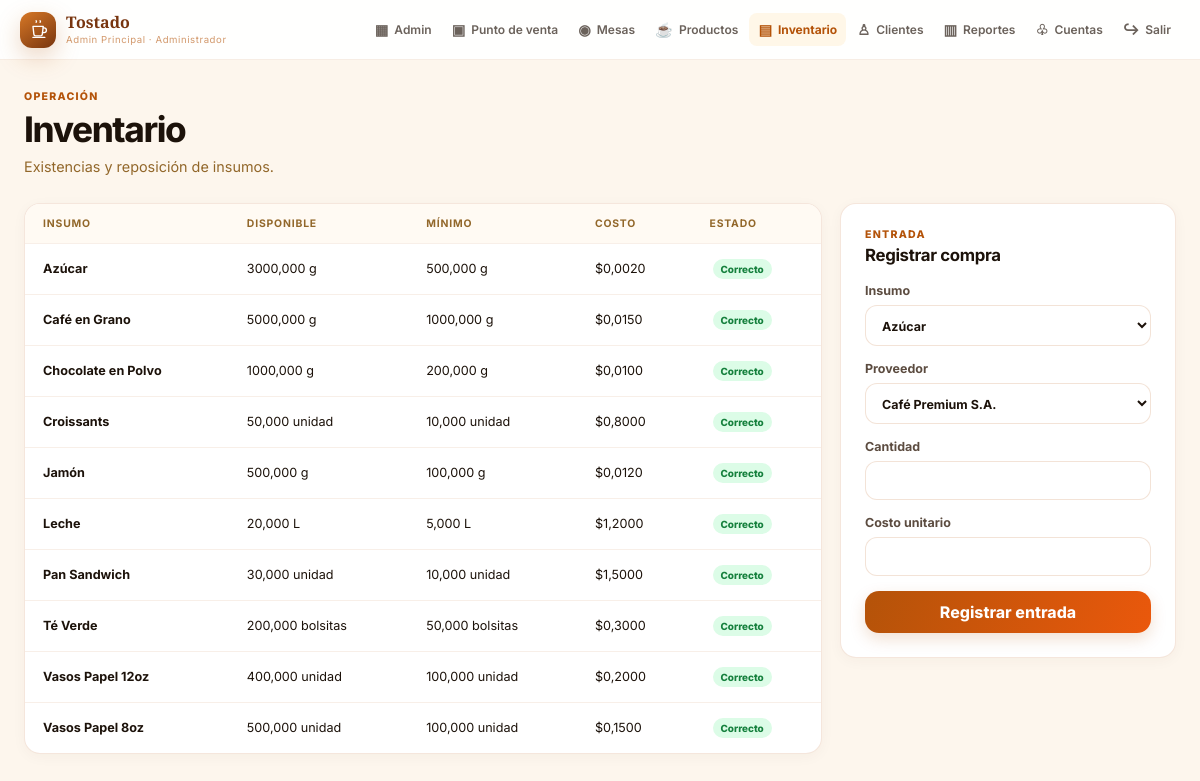
/inventario/ (signed in), run on the app's committed database.
### cafeteria/models.py (models this page shows, shortened)
class Empleado(models.Model):
    class Rol(models.TextChoices):
        ADMINISTRADOR = "administrador", "Administrador"
        CAJERO = "cajero", "Cajero"
        BARISTA = "barista", "Barista"
    usuario = models.OneToOneField(User, on_delete=models.CASCADE, related_name="empleado")
    nombre = models.CharField(max_length=120)
    rol = models.CharField(max_length=20, choices=Rol.choices)

class Insumo(models.Model):
    nombre = models.CharField(max_length=120)
    cantidad = models.DecimalField(max_digits=12, decimal_places=3, default=0)
    unidad = models.CharField(max_length=30)
    nivel_minimo = models.DecimalField(max_digits=12, decimal_places=3, default=0)
    costo = models.DecimalField(max_digits=12, decimal_places=4, default=0)
    @property
    def bajo_stock(self):
        return self.cantidad <= self.nivel_minimo

### cafeteria/views.py (the view, shortened to what this page needs)
# urls.py: path("inventario/", views.inventario, name="inventario"),
@roles_permitidos(ADMIN)
@require_http_methods(["GET", "POST"])
def inventario(request):
    return render(
        request,
        "cafeteria/inventario.html",
        {
            "insumos": Insumo.objects.all().order_by("nombre"),
            "proveedores": Proveedor.objects.all().order_by("nombre"),
        },
    )

### cafeteria/context_processors.py (called while the page is built)
def navegacion(request):
    if not request.user.is_authenticated:
        return {}
    return {
        "empleado_actual": getattr(request.user, "empleado", None),
        "alertas_stock": Insumo.objects.filter(cantidad__lte=models.F("nivel_minimo")).count(),
    }

### templates/cafeteria/inventario.html (shortened to what this page needs)
{% extends "cafeteria/base.html" %}
{% block content %}
<div class="page-heading"><div><span class="eyebrow">Operación</span><h1>Inventario</h1><p>Existencias y reposición de insumos.</p></div></div>
<div class="content-grid">
  <section class="panel panel--wide"><div class="data-table"><table><thead><tr><th>Insumo</th><th>Disponible</th><th>Mínimo</th><th>Costo</th><th>Estado</th></tr></thead><tbody>{% for insumo in insumos %}<tr><td><strong>{{ insumo.nombre }}</strong></td><td>{{ insumo.cantidad }} {{ insumo.unidad }}</td><td>{{ insumo.nivel_minimo }} {{ insumo.unidad }}</td><td>${{ insumo.costo }}</td><td>{% if insumo.bajo_stock %}<span class="badge badge--danger">Stock bajo</span>{% else %}<span class="badge badge--success">Correcto</span>{% endif %}</td></tr>{% endfor %}</tbody></table></div></section>
  <aside class="panel"><div class="panel__heading"><div><span class="eyebrow">Entrada</span><h2>Registrar compra</h2></div></div><form method="post" class="form-stack">{% csrf_token %}<label>Insumo<select name="insumo" required>{% for insumo in insumos %}<option value="{{ insumo.pk }}">{{ insumo.nombre }}</option>{% endfor %}</select></label><label>Proveedor<select name="proveedor" required>{% for proveedor in proveedores %}<option value="{{ proveedor.pk }}">{{ proveedor.nombre }}</option>{% endfor %}</select></label><label>Cantidad<input type="number" name="cantidad" min="0.001" step="0.001" required></label><label>Costo unitario<input type="number" name="costo_unitario" min="0.0001" step="0.0001" required></label><button class="button" type="submit">Registrar entrada</button></form></aside>
</div>
{% endblock %}

### templates/cafeteria/base.html (shortened to what this page needs)
{% load static %}
<!doctype html>
<html lang="es">
<head>
  <link rel="stylesheet" href="{% static 'cafeteria/app.css' %}?v=5">
</head>
<body>
  {% if user.is_authenticated and empleado_actual %}
    <header class="topbar">
      <a class="brand brand--compact" href="{% url 'admin' %}">
        <span class="brand__mark" aria-hidden="true"></span>
        <span><strong>Tostado</strong><small>{{ empleado_actual.nombre }} · {{ empleado_actual.get_rol_display }}</small></span>
      </a>
      <nav class="main-nav" id="main-nav" aria-label="Navegación principal">
        <a href="{% url 'admin' %}" {% if request.resolver_match.url_name == 'admin' %}aria-current="page"{% endif %}><span aria-hidden="true">▦</span>Admin</a>
        {% if empleado_actual.rol == 'administrador' or empleado_actual.rol == 'cajero' %}
          <a href="{% url 'pos' %}" {% if request.resolver_match.url_name == 'pos' %}aria-current="page"{% endif %}><span aria-hidden="true">▣</span>Punto de venta</a>
        {% endif %}
        <a href="{% url 'mesas' %}" {% if request.resolver_match.url_name == 'mesas' %}aria-current="page"{% endif %}><span aria-hidden="true">◉</span>Mesas</a>
        {% if empleado_actual.rol == 'administrador' %}
          <a href="{% url 'productos' %}" {% if request.resolver_match.url_name == 'productos' %}aria-current="page"{% endif %}><span aria-hidden="true">☕</span>Productos</a>
          <a href="{% url 'inventario' %}" {% if request.resolver_match.url_name == 'inventario' %}aria-current="page"{% endif %}><span aria-hidden="true">▤</span>Inventario</a>
        {% endif %}
        {% if empleado_actual.rol != 'barista' %}<a href="{% url 'clientes' %}" {% if request.resolver_match.url_name == 'clientes' %}aria-current="page"{% endif %}><span aria-hidden="true">♙</span>Clientes</a>{% endif %}
        {% if empleado_actual.rol == 'administrador' %}
          <a href="{% url 'reportes' %}" {% if request.resolver_match.url_name == 'reportes' %}aria-current="page"{% endif %}><span aria-hidden="true">▥</span>Reportes</a>
          <a href="{% url 'empleados' %}" {% if request.resolver_match.url_name == 'empleados' %}aria-current="page"{% endif %}><span aria-hidden="true">♧</span>Cuentas</a>
        {% endif %}
        <form method="post" action="{% url 'logout' %}">{% csrf_token %}<button class="link-button" type="submit"><span aria-hidden="true">↪</span> Salir</button></form>
      </nav>
    </header>
  {% endif %}
  <main class="{% block main_class %}shell{% endblock %}">
    {% block content %}{% endblock %}
  </main>
</body>
</html>

### data on the page
Empleado: nombre "Admin Principal", rol "Administrador"
Insumo: nombre "Azúcar", cantidad "3000,000", unidad "g", nivel_minimo "500,000", costo "0,0020", shows "Correcto"
Insumo: nombre "Café en Grano", cantidad "5000,000", unidad "g", nivel_minimo "1000,000", costo "0,0150", shows "Correcto"
Insumo: nombre "Chocolate en Polvo", cantidad "1000,000", unidad "g", nivel_minimo "200,000", costo "0,0100", shows "Correcto"
Insumo: nombre "Croissants", cantidad "50,000", unidad "unidad", nivel_minimo "10,000", costo "0,8000", shows "Correcto"
Insumo: nombre "Jamón", cantidad "500,000", unidad "g", nivel_minimo "100,000", costo "0,0120", shows "Correcto"
Insumo: nombre "Leche", cantidad "20,000", unidad "L", nivel_minimo "5,000", costo "1,2000", shows "Correcto"
Insumo: nombre "Pan Sandwich", cantidad "30,000", unidad "unidad", nivel_minimo "10,000", costo "1,5000", shows "Correcto"
Insumo: nombre "Té Verde", cantidad "200,000", unidad "bolsitas", nivel_minimo "50,000", costo "0,3000", shows "Correcto"
Insumo: nombre "Vasos Papel 12oz", cantidad "400,000", unidad "unidad", nivel_minimo "100,000", costo "0,2000", shows "Correcto"
Insumo: nombre "Vasos Papel 8oz", cantidad "500,000", unidad "unidad", nivel_minimo "100,000", costo "0,1500", shows "Correcto"

### other printed values
form field insumo "Azúcar"
form field proveedor "Café Premium S.A."
